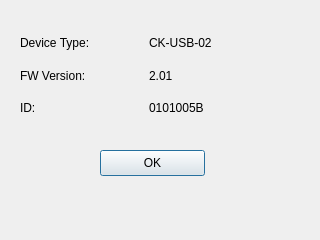
<?xml version="1.0" encoding="UTF-8"?>
<ui version="4.0">
 <class>dialog_usb_device_info</class>
 <widget class="QDialog" name="dialog_usb_device_info">
  <property name="windowModality">
   <enum>Qt::ApplicationModal</enum>
  </property>
  <property name="geometry">
   <rect>
    <x>0</x>
    <y>0</y>
    <width>320</width>
    <height>240</height>
   </rect>
  </property>
  <property name="maximumSize">
   <size>
    <width>320</width>
    <height>240</height>
   </size>
  </property>
  <property name="windowTitle">
   <string>USB device info</string>
  </property>
  <widget class="QPushButton" name="pushButton">
   <property name="geometry">
    <rect>
     <x>100</x>
     <y>150</y>
     <width>105</width>
     <height>26</height>
    </rect>
   </property>
   <property name="text">
    <string>OK</string>
   </property>
  </widget>
  <widget class="QWidget" name="">
   <property name="geometry">
    <rect>
     <x>20</x>
     <y>30</y>
     <width>251</width>
     <height>91</height>
    </rect>
   </property>
   <layout class="QVBoxLayout" name="verticalLayout">
    <item>
     <layout class="QHBoxLayout" name="horizontalLayout">
      <item>
       <widget class="QLabel" name="label">
        <property name="text">
         <string>Device Type:</string>
        </property>
       </widget>
      </item>
      <item>
       <widget class="QLabel" name="label_2">
        <property name="text">
         <string>CK-USB-02</string>
        </property>
       </widget>
      </item>
     </layout>
    </item>
    <item>
     <layout class="QHBoxLayout" name="horizontalLayout_2">
      <item>
       <widget class="QLabel" name="label_3">
        <property name="text">
         <string>FW Version:</string>
        </property>
       </widget>
      </item>
      <item>
       <widget class="QLabel" name="label_4">
        <property name="text">
         <string>2.01</string>
        </property>
       </widget>
      </item>
     </layout>
    </item>
    <item>
     <layout class="QHBoxLayout" name="horizontalLayout_3">
      <item>
       <widget class="QLabel" name="label_5">
        <property name="text">
         <string>ID:</string>
        </property>
       </widget>
      </item>
      <item>
       <widget class="QLabel" name="label_6">
        <property name="text">
         <string>0101005B</string>
        </property>
       </widget>
      </item>
     </layout>
    </item>
   </layout>
  </widget>
 </widget>
 <resources/>
 <connections/>
</ui>
